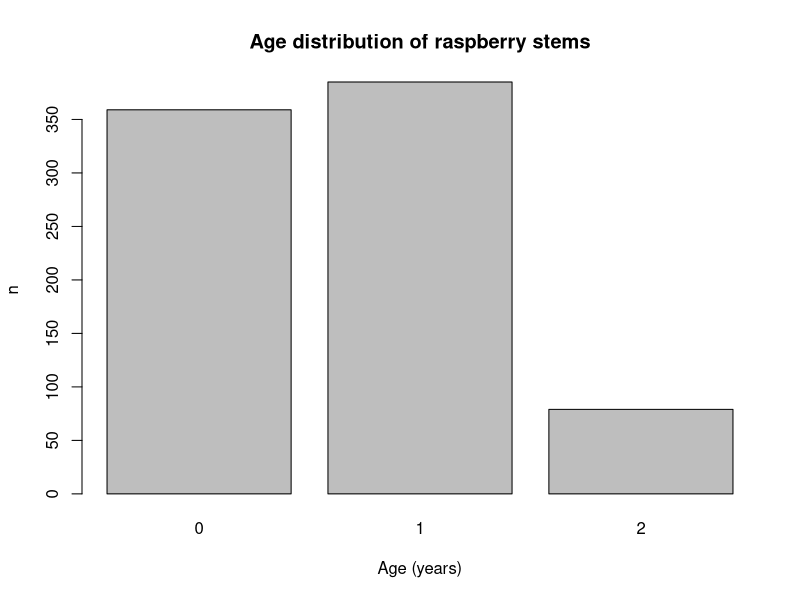
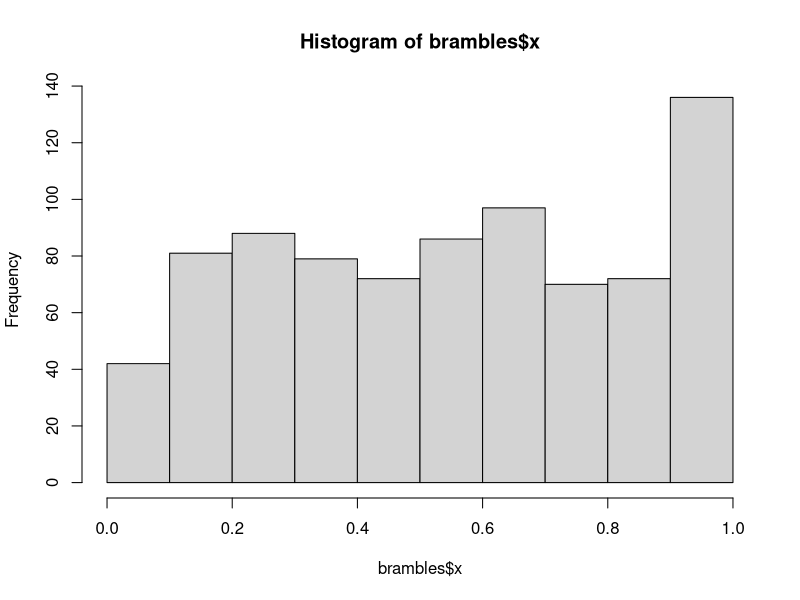
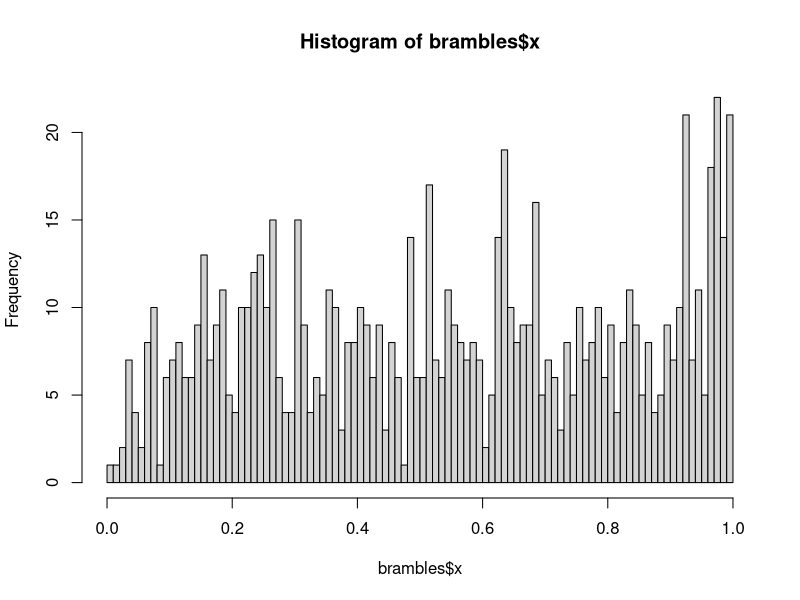
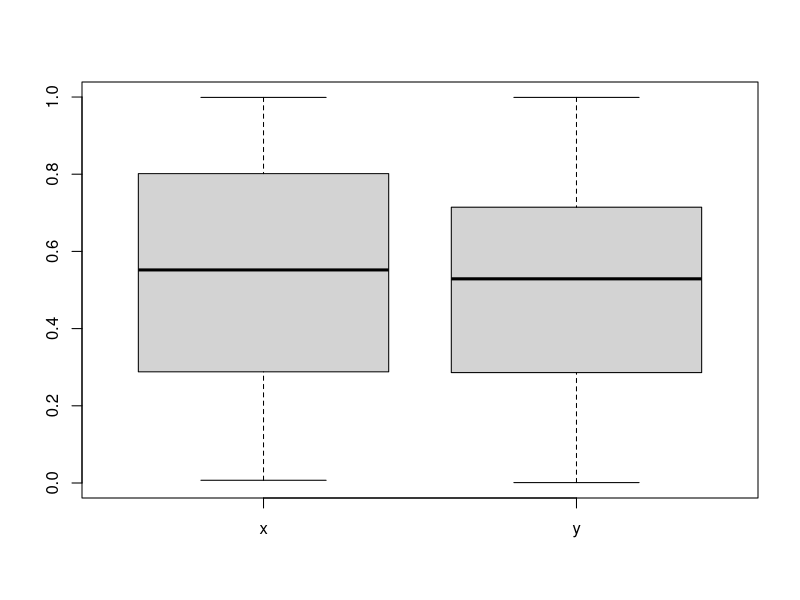
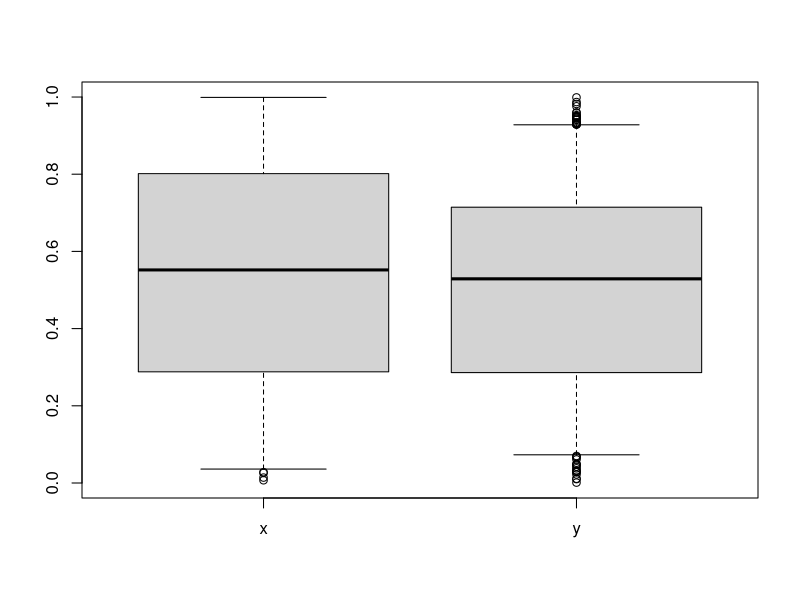
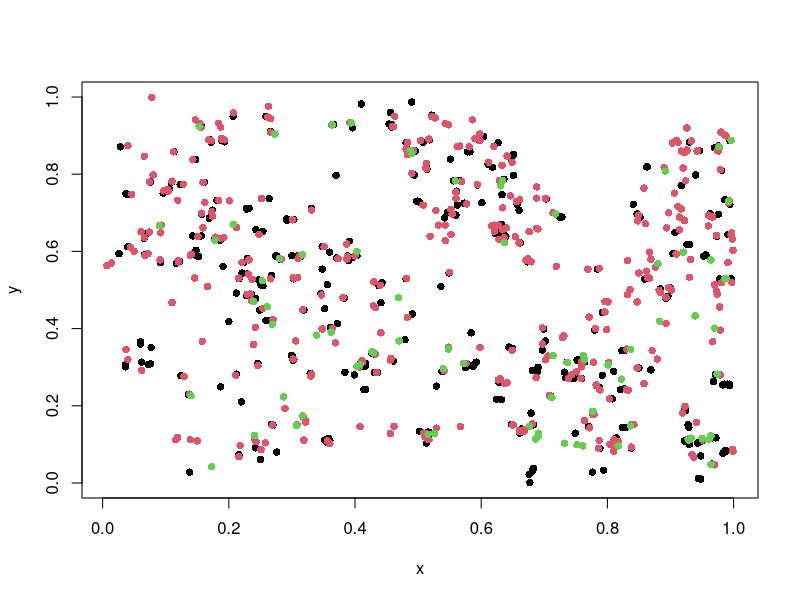
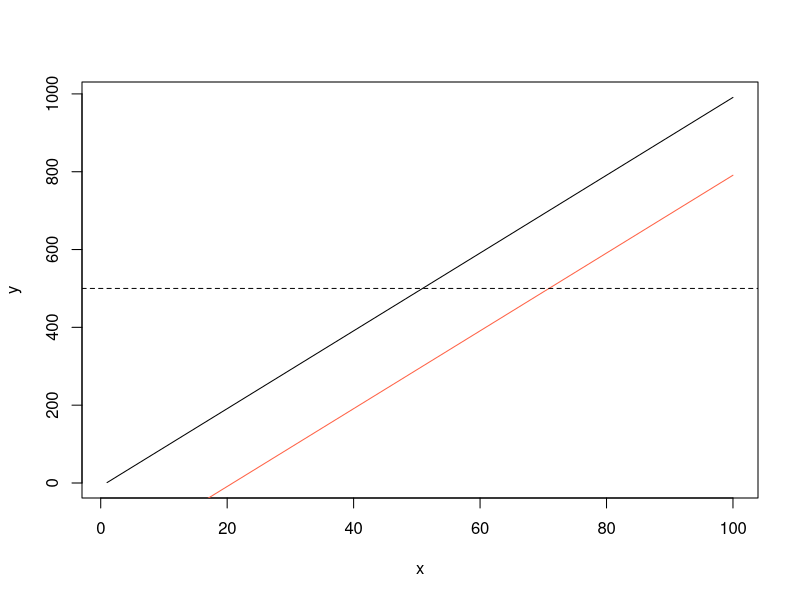
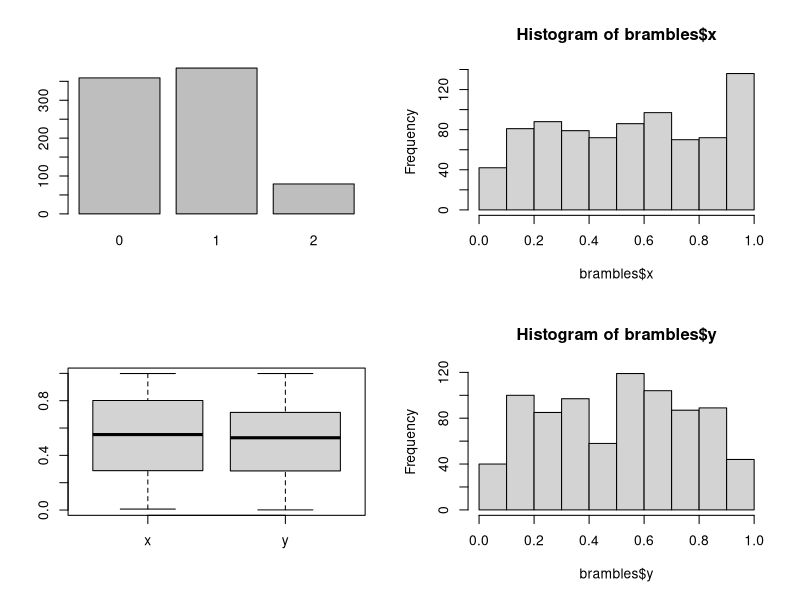

Reproduce these figures in R, in order. (Note: this script raises an error after producing the figures.)
## ---- chunk 1
brambles <- boot::brambles # brambles is provided by the boot package.
str(brambles)
## ---- chunk 2
ages <- table(brambles$age) # Summarize the frequency of each age class
barplot(ages,
        main = "Age distribution of raspberry stems",
        xlab = "Age (years)",
        ylab = "n") # Plot them. 
## ---- chunk 3
hist(brambles$x) # plot the distribution of raspberries along the x-axis
hist(brambles$x, breaks=100) 

## ---- chunk 4
boxplot(brambles[,c("x","y")])
boxplot(brambles[,c("x","y")], range=0.5)
## ---- chunk 5
## Plot the spatia distribution of data with filled circles, colored by age
plot(y~x, data = brambles, col = factor(brambles$age), pch = 16) 
## ---- chunk 6
x <- seq(from = 1, to = 100) # equal to 1:100
y <- seq(from = 1, to = 1000, by = 10)
plot(y~x, type = "l") # create a line plot
lines(y-200~x, col = "tomato") # add a new line
abline(h = 500, lty = 2) # add a horizontal line with a new linetype
## ---- chunk 7
par(mfrow = c(2,2))
barplot(ages)
hist(brambles$x)
boxplot(brambles[,c("x","y")])
hist(brambles$y)
par(mfrow = c(1,1))
## ---- chunk 8
png(filename = "enigmatic_expression.png", width = 700, height = 700)
plot(x = c(2,8), y = c(7,7), xlim = c(0,10), ylim = c(0,10), col = "blue")
lines(c(6,4,3,4,6)~c(1,3,5,7,9), col = "red")
dev.off()
## ---- chunk 9
pdf(file = "vital_organ.pdf", width = 7, height = 7)
plot(x = c(1:9),
     y = c(7,8.5,9,8,7,8,9,8.5,7),
     xlim = c(0,10),
     col = "red",
     type = "l",
     ylim = c(1,10))
lines(x = c(1,5,9), y = c(7,1,7) , col = "red")
dev.off()
## ---- chunk 10
our_sample <- (1:100)^2 # generate some data
our_sample
mean(our_sample)
median(our_sample)
quantile(our_sample)# the default is to calculate minimum, maximum and quartiles.
## this range contains 95 % of our sample.
interval <- quantile(our_sample, p = c(0.025,0.975))
interval

hist(our_sample)
abline(v=mean(our_sample), col = "red") # plot the mean with red
abline(v=interval, col = "blue") # plot the quartiles in blue
## ---- chunk 11
sqrt(sum(((our_sample-mean(our_sample))^2))/(length(our_sample)-1))
sd(our_sample)
## ---- chunk 12
## 100 draws from a uniform(0,1) distribution.
uniform <- runif(n = 100, min = 0, max = 1)

## 10000 draws from a uniform(0,1) distribution.
uniform2 <- runif(n = 10000, min = 0, max = 1)

## The sample distribution is not exactly uniform because of sampling error
hist(uniform, breaks = 5)
hist(uniform2, breaks = 5) # much closer
## ---- chunk 13
hist(rnorm(1000, mean = 0, sd = 1), xlim = c(-10,10)) # 1000 normal deviates, sd = 1
hist(rnorm(1000, mean = 0, sd = 2), xlim = c(-10,10)) # same, but sd 2. The distribution is wider
## ---- chunk 14
scaled_b <- scale(brambles) # Scale all variables in brambles
boxplot(scaled_b) # compare the variables on a common scale
## ---- chunk 15
sample(1:10, size = 5, replace = FALSE) # sample without replacement
sample(1:10, size = 11, replace = FALSE) # error: not enough samples
## ---- chunk 16
sample(1:10, size = 5, replace = TRUE)
sample(1:10, size = 11, replace = TRUE)
## ---- chunk 17
hist(brambles$x)
mean(brambles$x)
## ---- chunk 18
## Bootstapping the mean
## default sample size for sample() is the original sample size.
bs <- replicate(n = 999, expr = mean(sample(brambles$x,replace = TRUE)))
bs <- c(bs, mean(brambles$x))
## ---- chunk 19
confs <- quantile(bs, probs = c(0.025,0.975))
hist(bs)
abline(v = confs, lty = 2)
